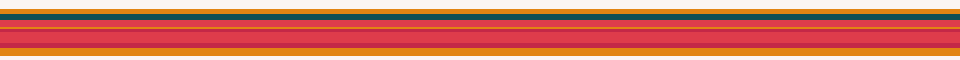

Rendered tile map (Tiled .tmx) drawn with the repository's tilesets; below, a short description and the map source with its tile grids summarised:
An orthogonal 960x60 tile map with 1x1 px tiles, 1 tile layer (Tile Layer 1).

<map version="1.10" tiledversion="1.10.2" orientation="orthogonal" renderorder="right-down" width="960" height="60" tilewidth="1" tileheight="1" infinite="0" nextlayerid="12" nextobjectid="10">
 <tileset firstgid="1" source="FireColor.tsx" />
 <layer id="1" name="Tile Layer 1" width="960" height="60">
  <data>[57600 cells, 57600 non-empty, 5 distinct tile ids]</data>
 </layer>
</map>